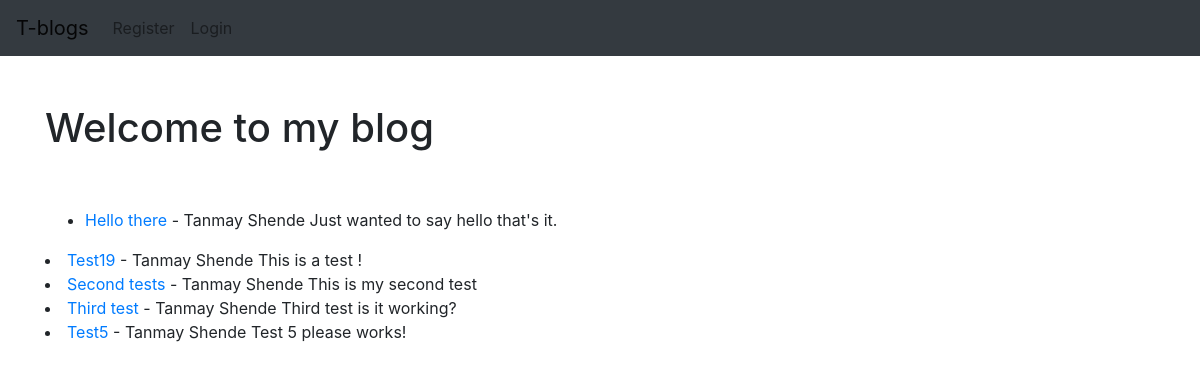
Before: / with the older database file.
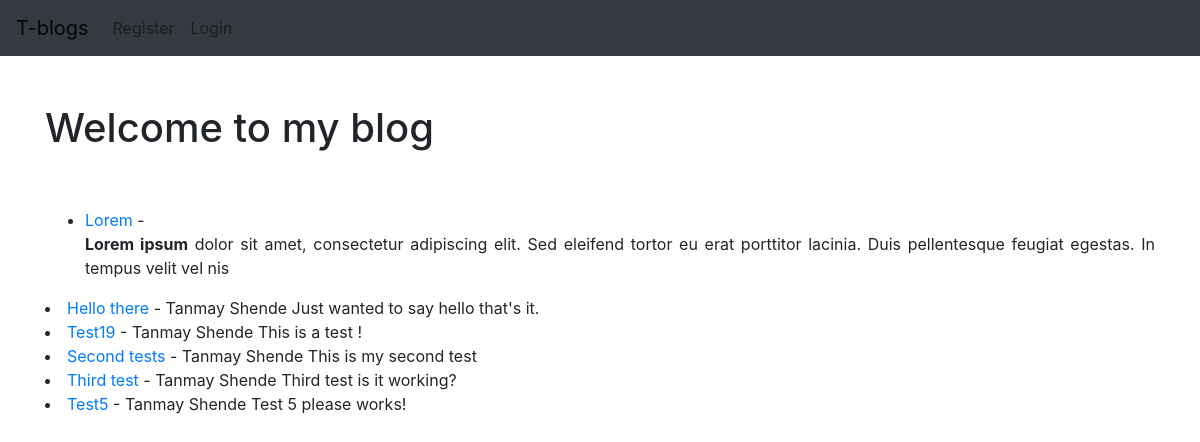
After: the same page with the newer database file.
### myblog/models.py (models this page shows, shortened)
class Blogpost(models.Model):
    title=models.CharField(max_length=100)
    title_tag = models.CharField(max_length=100)
    body=models.TextField(max_length=1000000000)
    author=models.ForeignKey(User,on_delete=models.CASCADE)
    date_posted=models.DateTimeField(auto_now_add=True)
    categories=models.CharField(max_length=100,default='Lifestyle')

### myblog/views.py (the view)
# urls.py: path('', Homeview.as_view(), name='home'),
class Homeview(ListView):
    model = Blogpost
    template_name = 'home.html'
    ordering = ['-date_posted']

### templates/home.html (shortened to what this page needs)
{% extends 'base.html' %}
{% block content %}
<h1>Welcome to my blog {{ user.username }} </h1>
    <br>
    <br>
    <ul>
{% for post in object_list %}
         <li>
        <a href={% url 'article_detail' post.pk  %}>{{ post.title }}</a>  -   {{ post.author.first_name }}  {{ post.author.last_name }}
    {{ post.body | slice:"200" | safe}}
    </li>
    </ul>
{% endfor %}
{% endblock %}

Changed rows visible on the page:
added Blogpost: title "Lorem", body "Lorem ipsum dolor sit amet, consectetur adipiscing elit. Sed eleifend tortor eu erat porttitor lacinia. Duis pellentesque feugiat egestas. In tempus velit vel nis"
